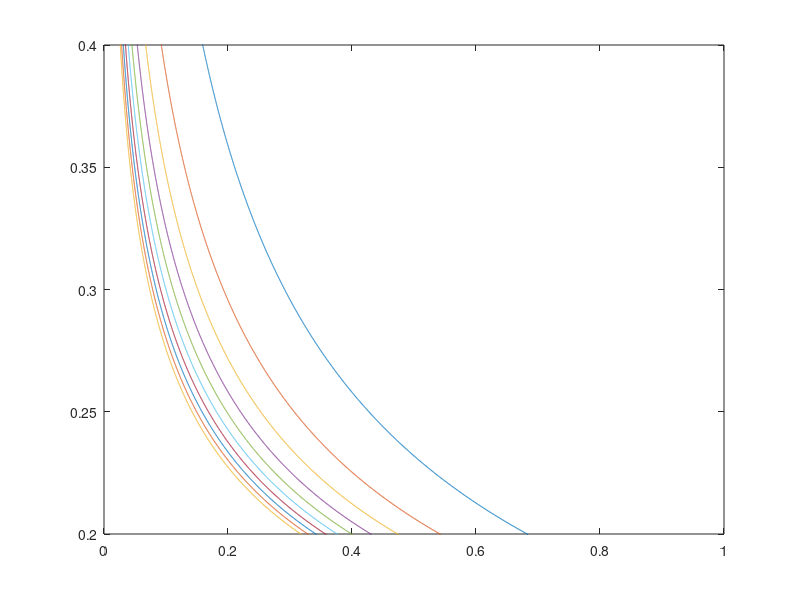

Recreate this plot in MATLAB.
clear all
clc
pore=0.01:0.0001:1;

for md=0.1:0.1:1;
    swi=(0.3-(1.5.*log10(md)+3.6).*log10(pore./0.12));
    plot(10.^(swi),pore);
    axis([0,1,0.2,0.4])
    hold on;
end
